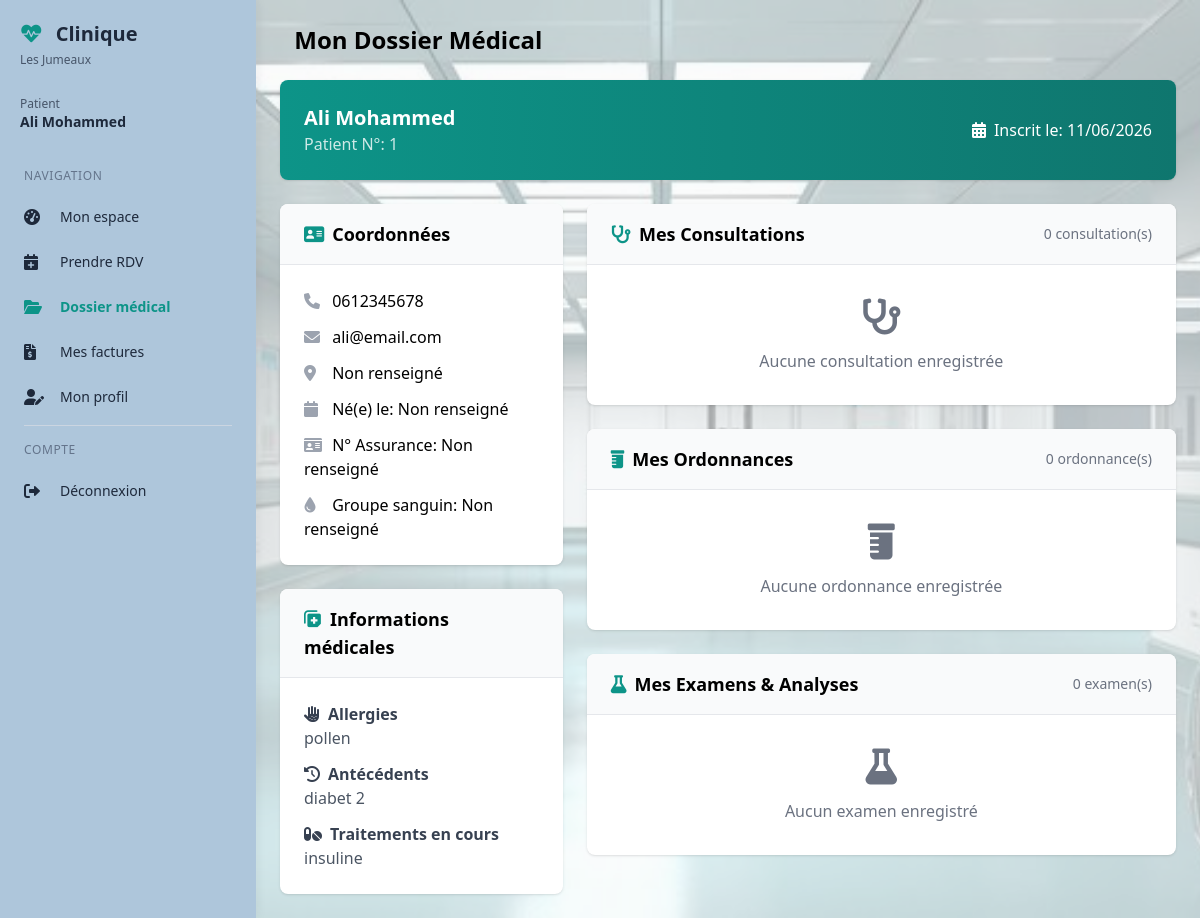
Page /patient/dossier (signed in) on the earlier database version.
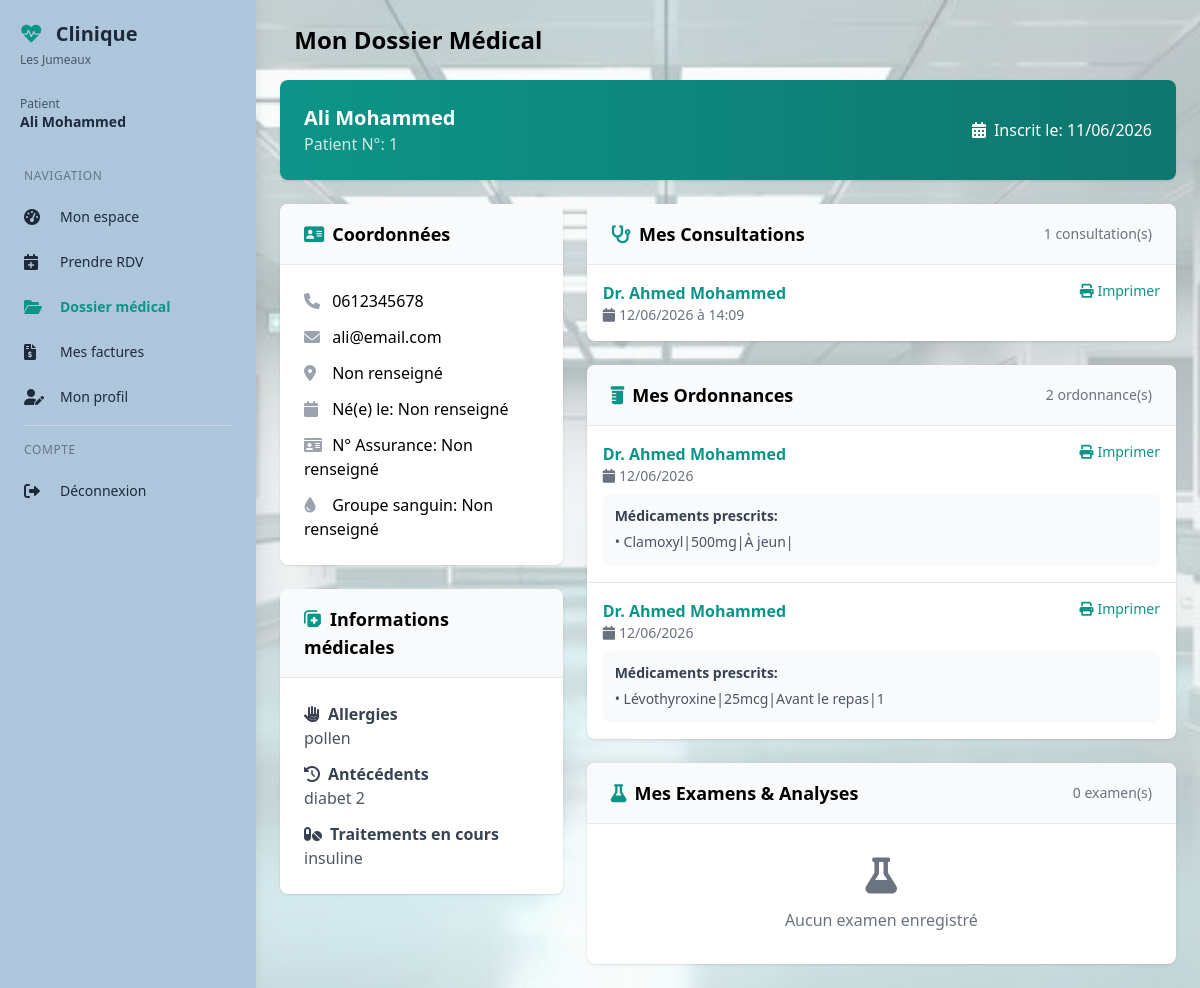
Same page on the later database version.
### models/database.py (models this page shows)
class Consultation(db.Model):
    __tablename__ = 'consultations'
    id = db.Column(db.Integer, primary_key=True)
    patient_id = db.Column(db.Integer, db.ForeignKey('patients.id'), nullable=False)
    medecin_id = db.Column(db.Integer, db.ForeignKey('medecins.id'), nullable=False)
    date = db.Column(db.DateTime, nullable=False)
    diagnostic = db.Column(db.Text)
    prescription = db.Column(db.Text)
    notes = db.Column(db.Text)
    created_at = db.Column(db.DateTime, default=datetime.utcnow)
    patient = db.relationship('Patient', back_populates='consultations', foreign_keys=[patient_id])
    medecin = db.relationship('Medecin', back_populates='consultations', foreign_keys=[medecin_id])

class Medecin(db.Model):
    __tablename__ = 'medecins'
    id = db.Column(db.Integer, primary_key=True)
    nom = db.Column(db.String(100), nullable=False)
    specialite = db.Column(db.String(100), nullable=False)
    email = db.Column(db.String(120))
    telephone = db.Column(db.String(20))
    adresse_cabinet = db.Column(db.Text)
    numero_ordre = db.Column(db.String(50))
    created_at = db.Column(db.DateTime, default=datetime.utcnow)
    rendezvous = db.relationship('RendezVous', back_populates='medecin', lazy='dynamic')
    consultations = db.relationship('Consultation', back_populates='medecin', lazy='dynamic')
    ordonnances = db.relationship('Ordonnance', back_populates='medecin', lazy='dynamic')

class Ordonnance(db.Model):
    __tablename__ = 'ordonnances'
    id = db.Column(db.Integer, primary_key=True)
    patient_id = db.Column(db.Integer, db.ForeignKey('patients.id'), nullable=False)
    medecin_id = db.Column(db.Integer, db.ForeignKey('medecins.id'), nullable=False)
    date = db.Column(db.DateTime, nullable=False)
    medicaments = db.Column(db.Text)
    posologie = db.Column(db.Text)
    duree_traitement = db.Column(db.String(100))
    created_at = db.Column(db.DateTime, default=datetime.utcnow)
    patient = db.relationship('Patient', back_populates='ordonnances', foreign_keys=[patient_id])
    medecin = db.relationship('Medecin', back_populates='ordonnances', foreign_keys=[medecin_id])

### models/patient.py (the view)
@patient_bp.route('/dossier')
@patient_required
def dossier():
    patient = get_current_patient()
    if not patient:
        return render_template('error.html', message="Profil patient non trouvé")
    dossier = DossierMedical.query.filter_by(patient_id=patient.id).first()
    consultations = Consultation.query.filter_by(patient_id=patient.id).order_by(Consultation.date.desc()).all()
    ordonnances = Ordonnance.query.filter_by(patient_id=patient.id).order_by(Ordonnance.date.desc()).all()
    examens = Examen.query.filter_by(patient_id=patient.id).order_by(Examen.date_examen.desc()).all()
    return render_template('patient/dossier_medical.html',
                         patient=patient,
                         dossier_medical=dossier,
                         consultations=consultations,
                         ordonnances=ordonnances,
                         examens=examens)

### models/patient.py (called while the page is built)
def patient_required(f):
    @wraps(f)
    def decorated_function(*args, **kwargs):
        if 'user_id' not in session:
            return redirect(url_for('auth.login'))
        if session.get('role') != 'patient':
            return render_template('error.html', message="Accès non autorisé"), 403
        return f(*args, **kwargs)
    return decorated_function

def get_current_patient():
    user = Utilisateur.query.get(session['user_id'])
    return Patient.query.filter_by(user_id=user.id).first() if user else None

### templates/patient/dossier_medical.html (shortened to what the changed rows need)
{% extends "base_dashboard.html" %}
{% block content %}
<div>
    <h1 class="text-2xl font-bold mb-6"> Mon Dossier Médical</h1>
    <div class="bg-gradient-to-r from-primary to-primary-dark rounded-lg shadow mb-6 text-white">
        <div class="p-6">
            <div class="flex flex-col md:flex-row items-center justify-between">
                <div>
                    <h2 class="text-xl font-bold">{{ patient.nom }} {{ patient.prenom }}</h2>
                </div>
            </div>
        </div>
    </div>
    <div class="grid grid-cols-1 lg:grid-cols-3 gap-6">
        <div class="lg:col-span-2 space-y-6">
            <div class="bg-white rounded-lg shadow">
                <div class="px-6 py-4 border-b bg-gray-50 rounded-t-lg flex justify-between items-center">
                    <h3 class="text-lg font-semibold"><i class="fas fa-stethoscope text-primary mr-2"></i>Mes Consultations</h3>
                    <span class="text-sm text-gray-500">{{ consultations|length }} consultation(s)</span>
                </div>
                <div class="divide-y">
                    {% if consultations %}
                        {% for c in consultations %}
                        <div class="p-4 hover:bg-gray-50 transition">
                            <div class="flex justify-between items-start flex-wrap gap-2">
                                <div>
                                    <p class="font-semibold text-primary">Dr. {{ c.medecin.nom }}</p>
                                    <p class="text-sm text-gray-500"><i class="fas fa-calendar mr-1"></i>{{ c.date.strftime('%d/%m/%Y à %H:%M') if c.date else '-' }}</p>
                                </div>
                                <div class="flex gap-2">
                                    <button onclick="printConsultation({{ c.id }})" class="text-primary hover:text-primary-dark text-sm" title="Imprimer">
                                        <i class="fas fa-print"></i> Imprimer
                                    </button>
                                </div>
                            </div>
                        </div>
                        {% endfor %}
                    {% else %}
                        <div class="p-8 text-center text-gray-500">
                            <i class="fas fa-stethoscope text-4xl mb-3"></i>
                            <p>Aucune consultation enregistrée</p>
                        </div>
                    {% endif %}
                </div>
            </div>
            <div class="bg-white rounded-lg shadow">
                <div class="px-6 py-4 border-b bg-gray-50 rounded-t-lg flex justify-between items-center">
                    <h3 class="text-lg font-semibold"><i class="fas fa-prescription-bottle text-primary mr-2"></i>Mes Ordonnances</h3>
                    <span class="text-sm text-gray-500">{{ ordonnances|length }} ordonnance(s)</span>
                </div>
                <div class="divide-y">
                    {% if ordonnances %}
                        {% for o in ordonnances %}
                        <div class="p-4 hover:bg-gray-50 transition">
                            <div class="flex justify-between items-start flex-wrap gap-2">
                                <div>
                                    <p class="font-semibold text-primary">Dr. {{ o.medecin.nom }}</p>
                                    <p class="text-sm text-gray-500"><i class="fas fa-calendar mr-1"></i>{{ o.date.strftime('%d/%m/%Y') if o.date else '-' }}</p>
                                </div>
                                <button onclick="printOrdonnance({{ o.id }})" class="text-primary hover:text-primary-dark text-sm" title="Imprimer">
                                    <i class="fas fa-print mr-1"></i>Imprimer
                                </button>
                            </div>
                            {% if o.medicaments %}
                            <div class="mt-2 p-3 bg-gray-50 rounded-lg">
                                <p class="text-sm font-semibold text-gray-700">Médicaments prescrits:</p>
                                <div class="text-sm text-gray-600 mt-1">
                                    {% for ligne in o.medicaments.split('\n') %}
                                        {% if ligne.strip() %}
                                        <p class="py-0.5">• {{ ligne }}</p>
                                        {% endif %}
                                    {% endfor %}
                                </div>
                            </div>
                            {% endif %}
                        </div>
                        {% endfor %}
                    {% else %}
                        <div class="p-8 text-center text-gray-500">
                            <i class="fas fa-prescription-bottle text-4xl mb-3"></i>
                            <p>Aucune ordonnance enregistrée</p>
                        </div>
                    {% endif %}
                </div>
            </div>
        </div>
    </div>
</div>
{% endblock %}

Differences in the rows shown:
added Consultation: medecin.nom "Ahmed Mohammed", date "12/06/2026 à 14:09"
added Ordonnance: medecin.nom "Ahmed Mohammed", date "12/06/2026", medicaments "Clamoxyl|500mg|À jeun|"
added Ordonnance: medecin.nom "Ahmed Mohammed", date "12/06/2026", medicaments "Lévothyroxine|25mcg|Avant le repas|1"
Other differences:
{{ consultations|length }}: "0" → "1"
{{ ordonnances|length }}: "0" → "2"
text no longer shown: "Aucune consultation enregistrée Aucune ordonnance enregistrée"
